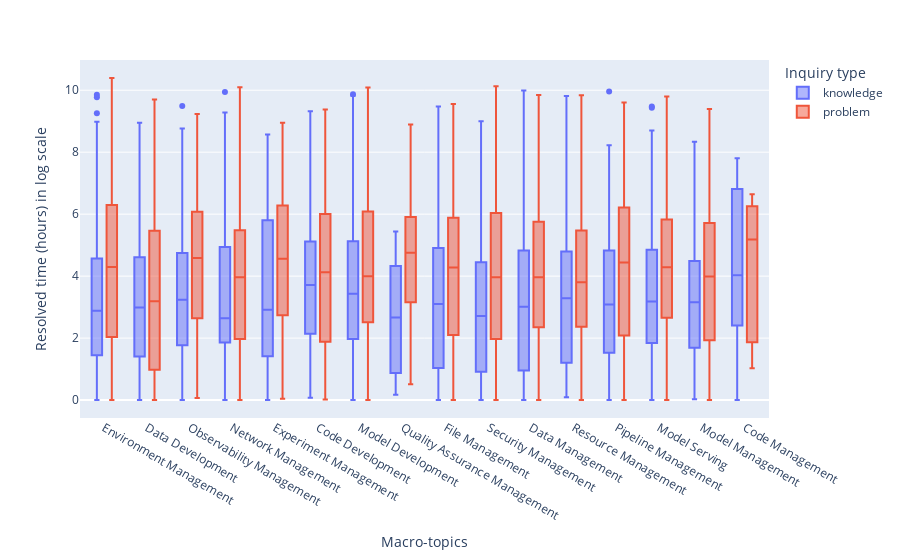

Write notebook code for a chart like this one.
### Code cell
df = pd.read_json(os.path.join(path_rq12, 'macro-topics.json'))

df['Challenge_resolved_time'] = df['Challenge_resolved_time'].apply(lambda x: np.log(x+1))
df['Challenge_topic_macro'] = df['Challenge_topic_macro'].apply(lambda x: macro_topic_indexing[x])
    
fig = px.box(df, x="Challenge_topic_macro", y="Challenge_resolved_time", color="Challenge_type")
# fig.update_traces(quartilemethod="inclusive") # or "inclusive", or "linear" by default
fig.update_layout(
    xaxis_title="Macro-topics",
    yaxis_title="Resolved time (hours) in log scale",
    legend_title='Inquiry type',
)
fig.show()
fig.write_image(os.path.join(path_rq12, 'Resolved time in log scale (based on inquiry types).pdf'))

### Figure 1 — Plotly figure (JSON) as saved in the notebook; plotly's stock layout.template omitted (floating-point values rounded to 4 significant figures; data arrays with more than 128 entries replaced by an {"elided": "..."} marker saying what was removed)
{"data": [{"alignmentgroup": "True", "hovertemplate": "Challenge_type=knowledge<br>Challenge_topic_macro=%{x}<br>Challenge_resolved_time=%{y}<extra></extra>", "legendgroup": "knowledge", "marker": {"color": "#636efa"}, "name": "knowledge", "notched": false, "offsetgroup": "knowledge", "orientation": "v", "showlegend": true, "type": "box", "x": {"elided": "5601 str values"}, "x0": " ", "xaxis": "x", "y": {"elided": "5601 float values"}, "y0": " ", "yaxis": "y"}, {"alignmentgroup": "True", "hovertemplate": "Challenge_type=problem<br>Challenge_topic_macro=%{x}<br>Challenge_resolved_time=%{y}<extra></extra>", "legendgroup": "problem", "marker": {"color": "#EF553B"}, "name": "problem", "notched": false, "offsetgroup": "problem", "orientation": "v", "showlegend": true, "type": "box", "x": {"elided": "8142 str values"}, "x0": " ", "xaxis": "x", "y": {"elided": "8142 float values"}, "y0": " ", "yaxis": "y"}], "layout": {"boxmode": "group", "legend": {"title": {"text": "Inquiry type"}, "tracegroupgap": 0}, "margin": {"t": 60}, "xaxis": {"anchor": "y", "domain": [0, 1], "title": {"text": "Macro-topics"}}, "yaxis": {"anchor": "x", "domain": [0, 1], "title": {"text": "Resolved time (hours) in log scale"}}}}
